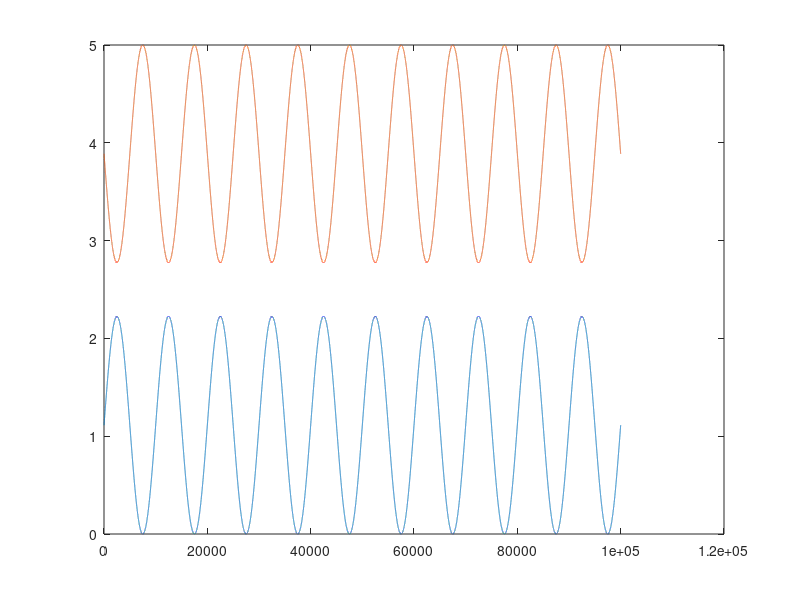
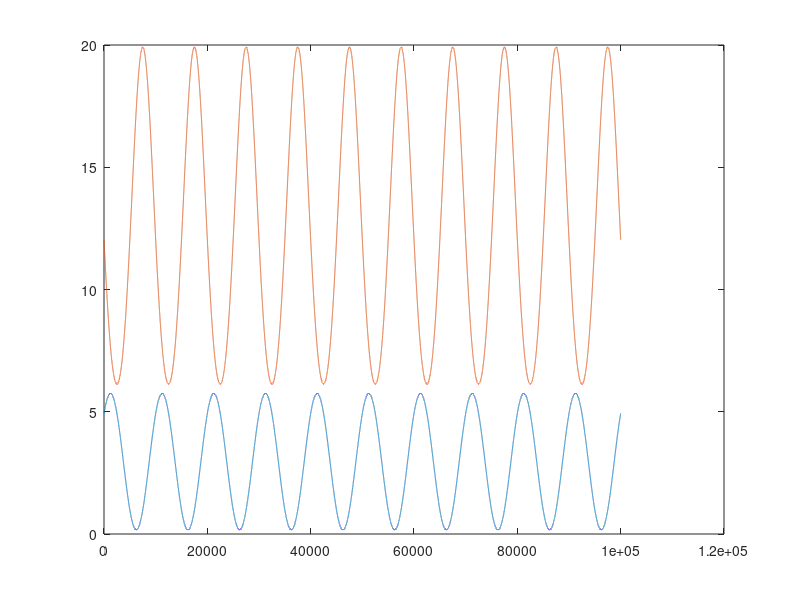
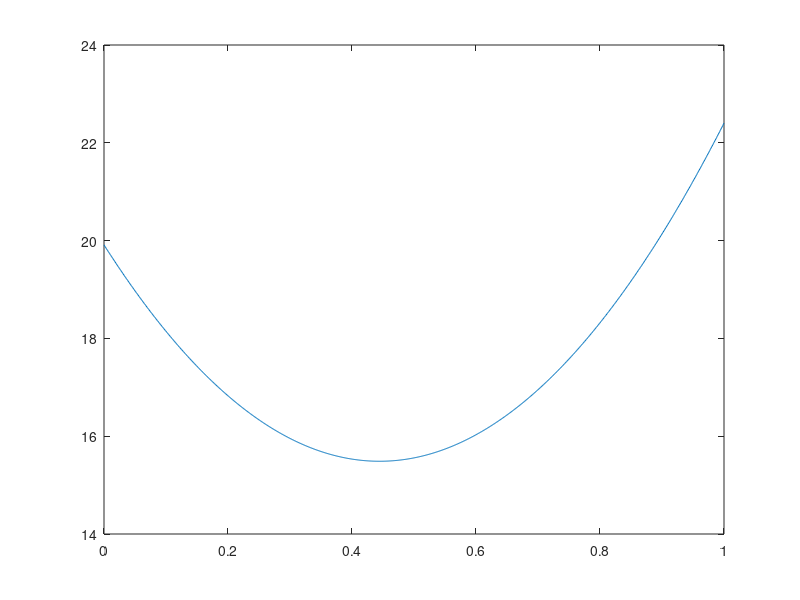

Here is the MATLAB script that generated these plots, in order:
clc
clear
close all

iqref = 5;
LoadWeight = 0.445;

Tfinal = 1;
TimeArray = 0:0.00001:Tfinal;

Poles = 20;
Polepairs = 10;
Rs = 0.531;

SpeedRpmMec = 60;
SpeedRpmElec = 60*Polepairs;
SpeedRadSecElec = SpeedRpmElec/60*2*pi;



Module1_IqRef = LoadWeight*iqref / 2 * ( 1 + sin( SpeedRadSecElec*TimeArray));
Module1_IdRef = LoadWeight*iqref / 2 * ( 1 + cos( SpeedRadSecElec*TimeArray));

Module2_IqRef = iqref - Module1_IqRef;
Module2_IdRef = 0;



figure
plot(Module1_IqRef)
hold on
plot(Module2_IqRef)



Module1_Losses = 1.5*Rs*(Module1_IqRef.^2 + Module1_IdRef.^2);
Module2_Losses = 1.5*Rs*(Module2_IqRef.^2 + Module2_IdRef.^2);
figure
plot(Module1_Losses)
hold on
plot(Module2_Losses)

mean(Module1_Losses)
mean(Module2_Losses)

mean(Module1_Losses) + mean(Module2_Losses)


%%
index = 1;

for LoadWeight = 0:0.001:1
    Module1_IqRef = LoadWeight*iqref / 2 * ( 1 + sin( SpeedRadSecElec*TimeArray));
    Module1_IdRef = LoadWeight*iqref / 2 * ( 1 + cos( SpeedRadSecElec*TimeArray));
    
    Module2_IqRef = iqref - Module1_IqRef;
    Module2_IdRef = 0;
    
    Module1_Losses = 1.5*Rs*(Module1_IqRef.^2 + Module1_IdRef.^2);
    Module2_Losses = 1.5*Rs*(Module2_IqRef.^2 + Module2_IdRef.^2);
    
    module1_losses(index) = mean(Module1_Losses);
    module2_losses(index) = mean(Module2_Losses);
    
    losses(index) = mean(Module1_Losses) + mean(Module2_Losses);
    index = index+1;
    
end

figure
plot(0:0.001:1,losses)
[minloss minlossindex] = min(losses);


module1_losses(minlossindex)
module2_losses(minlossindex)

module2_losses(minlossindex)/module1_losses(minlossindex)






